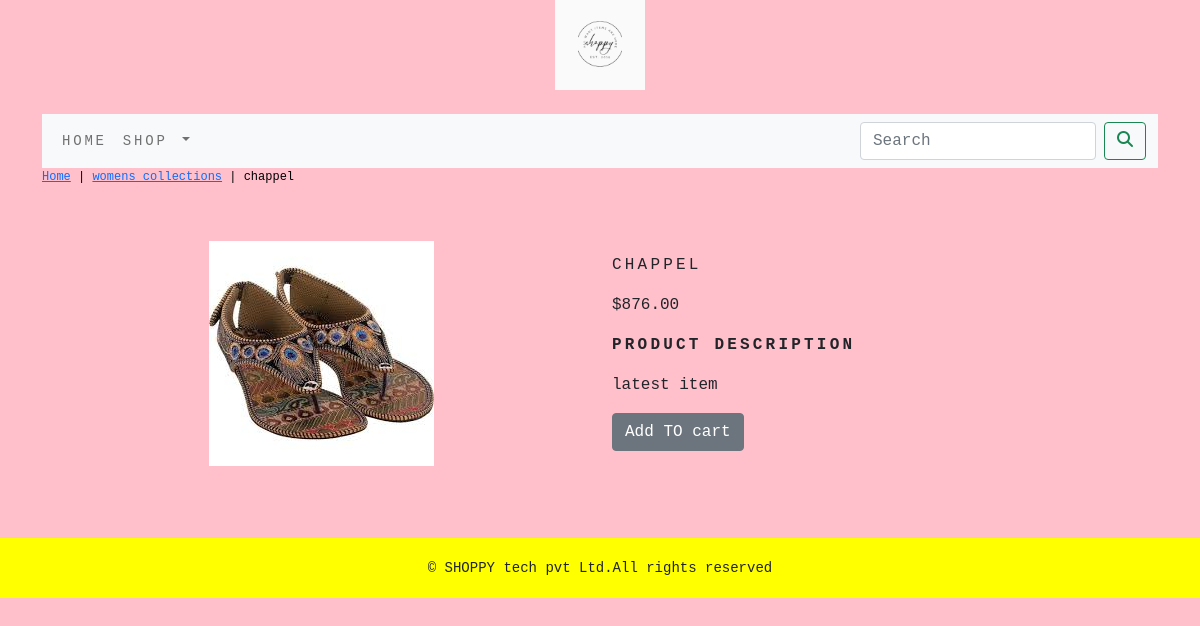
Screenshot of /shoppingapp/womens-collections/chappel/ with the database file from the repository.
### shoppingapp/models.py (models this page shows, shortened)
class product(models.Model):
    name=models.CharField(max_length=250,unique=True)
    slug=models.SlugField(max_length=250,unique=True)
    description=models.TextField(blank=True)
    price=models.DecimalField(max_digits=10,decimal_places=2)
    category=models.ForeignKey(category,on_delete=models.CASCADE)
    image=models.ImageField(upload_to='product',blank=True)
    stock=models.IntegerField()
    available=models.BooleanField(default=True)
    created=models.DateTimeField(auto_now_add=True)
    updated=models.DateTimeField(auto_now=True)
    class Meta:
        ordering = ('name',)
        verbose_name = 'product'
        verbose_name_plural = 'products'

class category(models.Model):
    name=models.CharField(max_length=250,unique=True)
    slug=models.SlugField(max_length=250,unique=True)
    description=models.TextField(blank=True)
    image=models.ImageField(upload_to='category',blank=True)
    class Meta:
        ordering=('name',)
        verbose_name='category'
        verbose_name_plural='categories'
    def get_url(self):
        return reverse('shoppingapp:product_by_category',args=[self.slug])
    def __str__(self):
        return '{}'.format(self.name)

### shoppingapp/views.py (the view)
# urls.py: path('<slug:c_slug>/<slug:product_slug>/', views.proDetail, name='prodcatdetail'),
def proDetail(request,c_slug,product_slug):
    try:
        products=product.objects.get(category__slug=c_slug,slug=product_slug)
    except Exception as e:
        raise e
    return render(request,'product.html',{'product':products})

### cart/context_processors.py (called while the page is built)
def counter(request):
    item_count=0
    if 'admin' in request.path:
        return {}
    else:
        try:
            cart=Cart.objects.filter(cart_id=_cart_id(request))
            car_items=cartItem.objects.all().filter(cart=cart[:1])
            for cart_item in car_items:
                item_count += cart_item.quantity
        except Cart.DoesNotExist:
            item_count= 0
    return dict(item_count=item_count)

### cart/views.py (called while the page is built)
def _cart_id(request):
    cart=request.session.session_key
    if not cart:
        cart=request.session.create()
    return cart

### shoppingapp/context_processors.py (called while the page is built)
def menu_links(request):
    links=category.objects.all()
    return dict(links=links)

### templates/product.html (shortened to what this page needs)
{% extends 'base.html' %}
{% load static %}
{% block content %}
<div class="row my_prod_row_class">
   <div class="mx_auto">
      <p> <a href="{% url 'shoppingapp:allprodcat' %}">Home</a> | <a href="{{product.category.get_url}}">{{product.category}}</a> | {{product.name}} </p>
   </div>
</div>
<div class="container">
<br>
<div class="row">
   <div class="col-12 col-sm-12 col-md-12 col-lg-6 text-center">
      <div style="min-width:18rem">
         <img style="width:180;height:180;" src="{{product.image.url}}" alt="{{product.name}}">
      </div>
   </div>
      <div class="col-12 col-sm-12 col-md-12 col-lg-6">
         <div>
         <h1 class="my_prod_title">{{product.name}}</h1>
         <p>${{product.price}}</p>
         <p class="my_title"><b>product description</b></p>
         <p class="text-justify my_prod_text">{{product.description}}</p>
         {% if product.stock <= 0 %}
         <p class="text-justify my_prod_text"><b>Out of Stock</b></p>
         {% else %}
         <a  class="btn btn-secondary" href="{% url 'cart:add_cart' product.id %}">Add TO cart</a>
         {% endif %}
      </div>
   </div>
   </div>
</div>
   </div>
{% endblock %}

### static/css/custom.css (style rules this page uses)
body { font-family: 'Inconsolata', monospace; }
.my_title { font-size:16px; text-transform:uppercase; letter-spacing: .2em; }
.my_prod_row_class { padding-top::15px; padding-bottom:15px; }
.my_prod_row_class .mx_auto { color:#000; font-size:12px; text-decoration:none; }
.my_prod_title { font-size:16px; text-transform:uppercase; letter-spacing:.2em; padding-top:15px; padding-bottom:10px; }
.my_prod_text { padding-right:20px; }

### rows the page displays
product: category "womens collections", name "chappel", image (picture), name "CHAPPEL", price "876.00", description "latest item"
